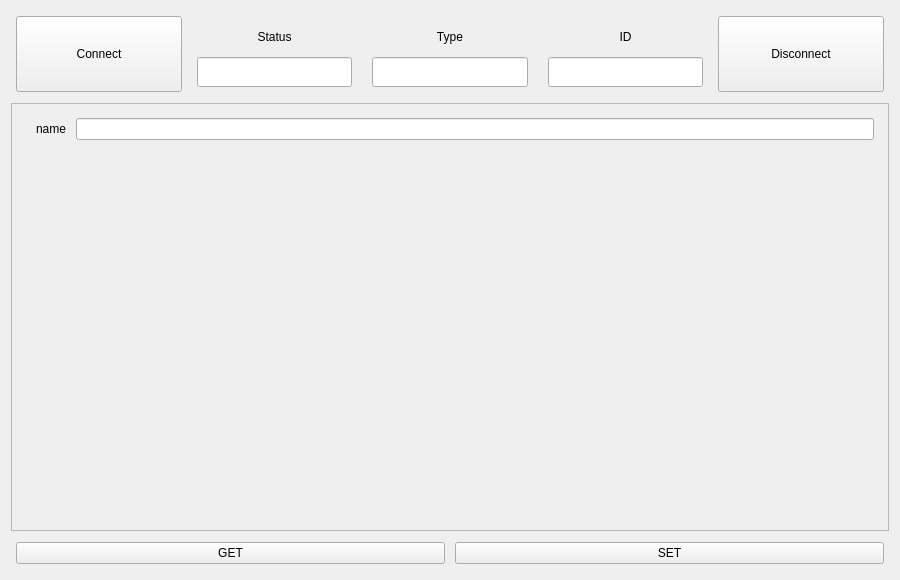
<?xml version="1.0" encoding="UTF-8"?>
<ui version="4.0">
 <class>instrument_widget</class>
 <widget class="QWidget" name="instrument_widget">
  <property name="geometry">
   <rect>
    <x>0</x>
    <y>0</y>
    <width>900</width>
    <height>580</height>
   </rect>
  </property>
  <property name="minimumSize">
   <size>
    <width>900</width>
    <height>300</height>
   </size>
  </property>
  <property name="windowTitle">
   <string>Instrument</string>
  </property>
  <layout class="QHBoxLayout" name="horizontalLayout">
   <item>
    <layout class="QVBoxLayout" name="verticalLayout" stretch="1,5,1">
     <item>
      <layout class="QHBoxLayout" name="top_layout">
       <property name="spacing">
        <number>10</number>
       </property>
       <property name="leftMargin">
        <number>5</number>
       </property>
       <property name="topMargin">
        <number>5</number>
       </property>
       <property name="rightMargin">
        <number>5</number>
       </property>
       <property name="bottomMargin">
        <number>5</number>
       </property>
       <item>
        <widget class="QPushButton" name="connect_button">
         <property name="sizePolicy">
          <sizepolicy hsizetype="Preferred" vsizetype="Preferred">
           <horstretch>0</horstretch>
           <verstretch>0</verstretch>
          </sizepolicy>
         </property>
         <property name="text">
          <string>Connect</string>
         </property>
        </widget>
       </item>
       <item>
        <layout class="QVBoxLayout" name="status_layout">
         <property name="spacing">
          <number>5</number>
         </property>
         <property name="leftMargin">
          <number>5</number>
         </property>
         <property name="topMargin">
          <number>5</number>
         </property>
         <property name="rightMargin">
          <number>5</number>
         </property>
         <property name="bottomMargin">
          <number>5</number>
         </property>
         <item>
          <widget class="QLabel" name="status_label">
           <property name="text">
            <string>Status</string>
           </property>
           <property name="alignment">
            <set>Qt::AlignCenter</set>
           </property>
          </widget>
         </item>
         <item>
          <widget class="QLineEdit" name="status_field">
           <property name="sizePolicy">
            <sizepolicy hsizetype="Preferred" vsizetype="Preferred">
             <horstretch>0</horstretch>
             <verstretch>0</verstretch>
            </sizepolicy>
           </property>
           <property name="alignment">
            <set>Qt::AlignCenter</set>
           </property>
           <property name="readOnly">
            <bool>true</bool>
           </property>
          </widget>
         </item>
        </layout>
       </item>
       <item>
        <layout class="QVBoxLayout" name="type_layout">
         <property name="spacing">
          <number>5</number>
         </property>
         <property name="leftMargin">
          <number>5</number>
         </property>
         <property name="topMargin">
          <number>5</number>
         </property>
         <property name="rightMargin">
          <number>5</number>
         </property>
         <property name="bottomMargin">
          <number>5</number>
         </property>
         <item>
          <widget class="QLabel" name="type_label">
           <property name="sizePolicy">
            <sizepolicy hsizetype="Preferred" vsizetype="Preferred">
             <horstretch>0</horstretch>
             <verstretch>0</verstretch>
            </sizepolicy>
           </property>
           <property name="text">
            <string>Type</string>
           </property>
           <property name="alignment">
            <set>Qt::AlignCenter</set>
           </property>
          </widget>
         </item>
         <item>
          <widget class="QLineEdit" name="type_field">
           <property name="sizePolicy">
            <sizepolicy hsizetype="Preferred" vsizetype="Preferred">
             <horstretch>0</horstretch>
             <verstretch>0</verstretch>
            </sizepolicy>
           </property>
           <property name="alignment">
            <set>Qt::AlignCenter</set>
           </property>
           <property name="readOnly">
            <bool>true</bool>
           </property>
          </widget>
         </item>
        </layout>
       </item>
       <item>
        <layout class="QVBoxLayout" name="id_layout">
         <property name="spacing">
          <number>5</number>
         </property>
         <property name="leftMargin">
          <number>5</number>
         </property>
         <property name="topMargin">
          <number>5</number>
         </property>
         <property name="rightMargin">
          <number>5</number>
         </property>
         <property name="bottomMargin">
          <number>5</number>
         </property>
         <item>
          <widget class="QLabel" name="id_label">
           <property name="sizePolicy">
            <sizepolicy hsizetype="Preferred" vsizetype="Preferred">
             <horstretch>0</horstretch>
             <verstretch>0</verstretch>
            </sizepolicy>
           </property>
           <property name="text">
            <string>ID</string>
           </property>
           <property name="alignment">
            <set>Qt::AlignCenter</set>
           </property>
          </widget>
         </item>
         <item>
          <widget class="QLineEdit" name="id_field">
           <property name="sizePolicy">
            <sizepolicy hsizetype="Preferred" vsizetype="Preferred">
             <horstretch>0</horstretch>
             <verstretch>0</verstretch>
            </sizepolicy>
           </property>
           <property name="alignment">
            <set>Qt::AlignCenter</set>
           </property>
           <property name="readOnly">
            <bool>true</bool>
           </property>
          </widget>
         </item>
        </layout>
       </item>
       <item>
        <widget class="QPushButton" name="disconnect_button">
         <property name="sizePolicy">
          <sizepolicy hsizetype="Preferred" vsizetype="Preferred">
           <horstretch>0</horstretch>
           <verstretch>0</verstretch>
          </sizepolicy>
         </property>
         <property name="text">
          <string>Disconnect</string>
         </property>
        </widget>
       </item>
      </layout>
     </item>
     <item>
      <widget class="QScrollArea" name="scroll_area">
       <property name="widgetResizable">
        <bool>true</bool>
       </property>
       <widget class="QWidget" name="scroll_area_contents">
        <property name="geometry">
         <rect>
          <x>0</x>
          <y>0</y>
          <width>878</width>
          <height>390</height>
         </rect>
        </property>
        <layout class="QHBoxLayout" name="horizontalLayout_2">
         <item>
          <layout class="QFormLayout" name="gettables_form">
           <property name="horizontalSpacing">
            <number>10</number>
           </property>
           <property name="verticalSpacing">
            <number>10</number>
           </property>
           <property name="leftMargin">
            <number>5</number>
           </property>
           <property name="topMargin">
            <number>5</number>
           </property>
           <property name="rightMargin">
            <number>5</number>
           </property>
           <property name="bottomMargin">
            <number>5</number>
           </property>
          </layout>
         </item>
         <item>
          <layout class="QFormLayout" name="settables_form">
           <property name="horizontalSpacing">
            <number>10</number>
           </property>
           <property name="verticalSpacing">
            <number>10</number>
           </property>
           <property name="leftMargin">
            <number>5</number>
           </property>
           <property name="topMargin">
            <number>5</number>
           </property>
           <property name="rightMargin">
            <number>5</number>
           </property>
           <property name="bottomMargin">
            <number>5</number>
           </property>
           <item row="0" column="0">
            <widget class="QLabel" name="name_label">
             <property name="text">
              <string>name</string>
             </property>
            </widget>
           </item>
           <item row="0" column="1">
            <widget class="QLineEdit" name="name_field"/>
           </item>
          </layout>
         </item>
        </layout>
       </widget>
      </widget>
     </item>
     <item>
      <layout class="QHBoxLayout" name="get_set_buttons_layout">
       <property name="spacing">
        <number>10</number>
       </property>
       <property name="leftMargin">
        <number>5</number>
       </property>
       <property name="topMargin">
        <number>5</number>
       </property>
       <property name="rightMargin">
        <number>5</number>
       </property>
       <property name="bottomMargin">
        <number>5</number>
       </property>
       <item>
        <widget class="QPushButton" name="get_button">
         <property name="text">
          <string>GET</string>
         </property>
        </widget>
       </item>
       <item>
        <widget class="QPushButton" name="set_button">
         <property name="text">
          <string>SET</string>
         </property>
        </widget>
       </item>
      </layout>
     </item>
    </layout>
   </item>
  </layout>
 </widget>
 <resources/>
 <connections/>
</ui>
